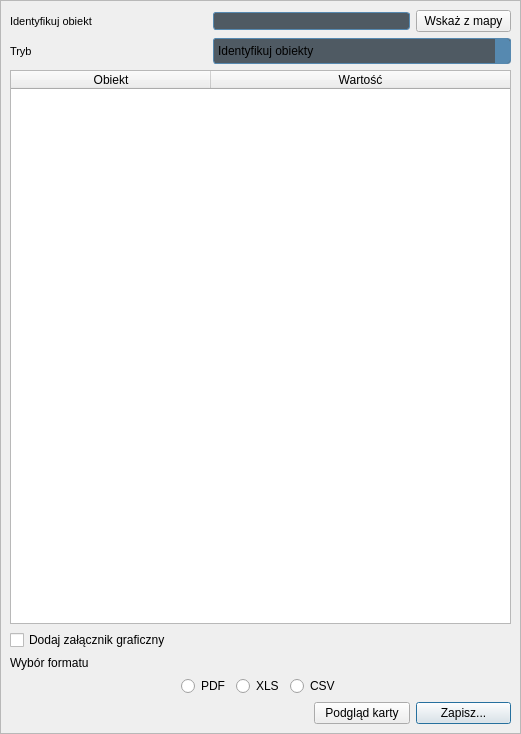
<?xml version="1.0" encoding="UTF-8"?>
<ui version="4.0">
 <class>KompozycjeDialog</class>
 <widget class="QDialog" name="KompozycjeDialog">
  <property name="windowModality">
   <enum>Qt::NonModal</enum>
  </property>
  <property name="enabled">
   <bool>true</bool>
  </property>
  <property name="geometry">
   <rect>
    <x>0</x>
    <y>0</y>
    <width>521</width>
    <height>734</height>
   </rect>
  </property>
  <property name="sizePolicy">
   <sizepolicy hsizetype="Minimum" vsizetype="Minimum">
    <horstretch>1</horstretch>
    <verstretch>1</verstretch>
   </sizepolicy>
  </property>
  <property name="minimumSize">
   <size>
    <width>521</width>
    <height>734</height>
   </size>
  </property>
  <property name="font">
   <font>
    <family>Segoe UI</family>
    <pointsize>10</pointsize>
    <weight>50</weight>
    <italic>false</italic>
    <bold>false</bold>
   </font>
  </property>
  <property name="windowTitle">
   <string>Karta informacyjna</string>
  </property>
  <property name="windowIcon">
   <iconset>
    <normaloff>:/plugins/GIAP-giap_layout/icons/giap_logo.png</normaloff>:/plugins/GIAP-giap_layout/icons/giap_logo.png</iconset>
  </property>
  <property name="styleSheet">
   <string notr="true">
QAbstractItemView
{
	alternate-background-color:  #e6e6e6;
}
QComboBox
{
	selection-background-color: #b7d3e8;
    background-color: #4f5a63;
	border-style: solid;
	border: 1px solid  #5689b0;
	border-radius: 3px;
	padding: 2px;
	font: 9pt &quot;Segoe UI&quot;;
    height: 20px;
}

QComboBox:on
{
	background-color: #4f5a63;
	padding-top: 3px;
	padding-left: 1px;
	selection-background-color: #4a4a4a;
}

QComboBox QAbstractItemView
{
	background-color: #4f5a63;
	border-radius: 4px;
	border: 1px solid  #6fb1e3;
	selection-background-color: #4f5a63;
    padding: 4px 10px 4px 10px;
    width: 1.9em;
}

QComboBox::drop-down
{
	subcontrol-origin: padding;
	subcontrol-position: top right;
	width: 15px;
    background-color: #5689b0;
	border-left-width: 0;
	border-left-color:  #1a2936;
	border-left-style: solid;
	border-top-right-radius: 3px;
	border-bottom-right-radius: 3px;
}

QComboBox::down-arrow
{
	image: url(icons/down_arrow_disabled.png);
}

QComboBox::down-arrow:on,
QComboBox::down-arrow:hover,
QComboBox::down-arrow:focus
{
	image: url(icons/down_arrow.png);
}

QLineEdit
{
	border: 1px solid #5689b0;
    border-radius: 3px;
    background-color: #4f5a63;
}

QGroupBox {
border: 1px solid #5689b0;
}

QToolButton {
   border: 0px solid transparent;
   color: #EDF6FC;

}

QToolButton:hover {
   background-color: #b7d3e8;
   border: 1px solid #0A0C0D;
}

QToolButton:pressed {
   background-color: #b7d3e8;
   border: 1px solid #0A0C0D;
}

QTableView:item:selected {
   background-color: #6fb1e3;
}

QTableView:item:hover {
   background-color: #6fb1e3;
}
   </string>
  </property>
  <property name="locale">
   <locale language="English" country="UnitedKingdom"/>
  </property>
  <property name="sizeGripEnabled">
   <bool>false</bool>
  </property>
  <layout class="QGridLayout" name="gridLayout">
   <property name="leftMargin">
    <number>0</number>
   </property>
   <property name="topMargin">
    <number>0</number>
   </property>
   <property name="rightMargin">
    <number>0</number>
   </property>
   <property name="bottomMargin">
    <number>0</number>
   </property>
   <property name="spacing">
    <number>0</number>
   </property>
   <item row="0" column="0">
    <widget class="QFrame" name="frame">
     <property name="frameShape">
      <enum>QFrame::StyledPanel</enum>
     </property>
     <property name="frameShadow">
      <enum>QFrame::Raised</enum>
     </property>
     <layout class="QGridLayout" name="gridLayout_2">
      <item row="1" column="2" colspan="3">
       <widget class="QComboBox" name="comboBox">
        <property name="editable">
         <bool>true</bool>
        </property>
        <item>
         <property name="text">
          <string>Identyfikuj obiekty</string>
         </property>
        </item>
       </widget>
      </item>
      <item row="6" column="4">
       <widget class="QPushButton" name="savePushButton">
        <property name="text">
         <string>Zapisz...</string>
        </property>
       </widget>
      </item>
      <item row="1" column="0">
       <widget class="QLabel" name="label_2">
        <property name="font">
         <font>
          <pointsize>8</pointsize>
         </font>
        </property>
        <property name="text">
         <string>Tryb</string>
        </property>
       </widget>
      </item>
      <item row="0" column="2" colspan="2">
       <widget class="QLineEdit" name="lineEdit"/>
      </item>
      <item row="0" column="4">
       <widget class="QPushButton" name="selectObjectPushButton">
        <property name="text">
         <string>Wskaż z mapy</string>
        </property>
       </widget>
      </item>
      <item row="3" column="0" colspan="2">
       <widget class="QCheckBox" name="addGraphicCheckBox">
        <property name="text">
         <string>Dodaj załącznik graficzny</string>
        </property>
       </widget>
      </item>
      <item row="4" column="0">
       <widget class="QLabel" name="label_3">
        <property name="enabled">
         <bool>true</bool>
        </property>
        <property name="text">
         <string>Wybór formatu</string>
        </property>
       </widget>
      </item>
      <item row="0" column="0">
       <widget class="QLabel" name="label">
        <property name="font">
         <font>
          <pointsize>8</pointsize>
         </font>
        </property>
        <property name="text">
         <string>Identyfikuj obiekt</string>
        </property>
       </widget>
      </item>
      <item row="5" column="0" colspan="5">
       <layout class="QHBoxLayout" name="horizontalLayout">
        <item>
         <spacer name="horizontalSpacer">
          <property name="orientation">
           <enum>Qt::Horizontal</enum>
          </property>
          <property name="sizeHint" stdset="0">
           <size>
            <width>40</width>
            <height>20</height>
           </size>
          </property>
         </spacer>
        </item>
        <item>
         <widget class="QRadioButton" name="pdfRadioButton">
          <property name="text">
           <string>PDF</string>
          </property>
         </widget>
        </item>
        <item>
         <widget class="QRadioButton" name="xlsRadioButton">
          <property name="text">
           <string>XLS</string>
          </property>
         </widget>
        </item>
        <item>
         <widget class="QRadioButton" name="csvRadioButton">
          <property name="text">
           <string>CSV</string>
          </property>
         </widget>
        </item>
        <item>
         <spacer name="horizontalSpacer_2">
          <property name="orientation">
           <enum>Qt::Horizontal</enum>
          </property>
          <property name="sizeHint" stdset="0">
           <size>
            <width>40</width>
            <height>20</height>
           </size>
          </property>
         </spacer>
        </item>
       </layout>
      </item>
      <item row="6" column="3">
       <widget class="QPushButton" name="previewPushButton">
        <property name="text">
         <string>Podgląd karty</string>
        </property>
       </widget>
      </item>
      <item row="2" column="0" colspan="5">
       <widget class="QTreeWidget" name="treeWidget">
        <attribute name="headerDefaultSectionSize">
         <number>200</number>
        </attribute>
        <column>
         <property name="text">
          <string>Obiekt</string>
         </property>
         <property name="textAlignment">
          <set>AlignCenter</set>
         </property>
        </column>
        <column>
         <property name="text">
          <string>Wartość</string>
         </property>
         <property name="textAlignment">
          <set>AlignCenter</set>
         </property>
        </column>
       </widget>
      </item>
     </layout>
    </widget>
   </item>
  </layout>
 </widget>
 <resources/>
 <connections/>
</ui>
